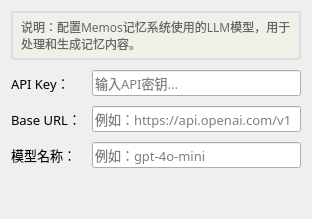
             <widget class="QWidget" name="tab_memos_config">
              <attribute name="title">
               <string>记忆配置</string>
              </attribute>
              <layout class="QVBoxLayout" name="verticalLayout_memos_config">
               <property name="spacing">
                <number>10</number>
               </property>
               <item>
                <widget class="QLabel" name="label_memos_description">
                 <property name="font">
                  <font>
                   <family>微软雅黑</family>
                   <pointsize>9</pointsize>
                  </font>
                 </property>
                 <property name="text">
                  <string>说明：配置Memos记忆系统使用的LLM模型，用于处理和生成记忆内容。</string>
                 </property>
                 <property name="wordWrap">
                  <bool>true</bool>
                 </property>
                 <property name="styleSheet">
                  <string notr="true">color: #666666; padding: 5px; background-color: #F0F0E8; border: 2px solid #DDDDDD; border-radius: 3px;</string>
                 </property>
                </widget>
               </item>
               <item>
                <layout class="QGridLayout" name="gridLayout_memos_config">
                 <item row="0" column="0">
                  <widget class="QLabel" name="label_memos_api_key">
                   <property name="font">
                    <font>
                     <family>微软雅黑</family>
                     <pointsize>10</pointsize>
                    </font>
                   </property>
                   <property name="text">
                    <string>API Key：</string>
                   </property>
                  </widget>
                 </item>
                 <item row="0" column="1">
                  <widget class="QLineEdit" name="lineEdit_memos_api_key">
                   <property name="font">
                    <font>
                     <family>微软雅黑</family>
                     <pointsize>10</pointsize>
                    </font>
                   </property>
                   <property name="echoMode">
                    <enum>QLineEdit::Password</enum>
                   </property>
                   <property name="placeholderText">
                    <string>输入API密钥...</string>
                   </property>
                  </widget>
                 </item>
                 <item row="1" column="0">
                  <widget class="QLabel" name="label_memos_base_url">
                   <property name="font">
                    <font>
                     <family>微软雅黑</family>
                     <pointsize>10</pointsize>
                    </font>
                   </property>
                   <property name="text">
                    <string>Base URL：</string>
                   </property>
                  </widget>
                 </item>
                 <item row="1" column="1">
                  <widget class="QLineEdit" name="lineEdit_memos_base_url">
                   <property name="font">
                    <font>
                     <family>微软雅黑</family>
                     <pointsize>10</pointsize>
                    </font>
                   </property>
                   <property name="placeholderText">
                    <string>例如：https://api.openai.com/v1</string>
                   </property>
                  </widget>
                 </item>
                 <item row="2" column="0">
                  <widget class="QLabel" name="label_memos_model">
                   <property name="font">
                    <font>
                     <family>微软雅黑</family>
                     <pointsize>10</pointsize>
                    </font>
                   </property>
                   <property name="text">
                    <string>模型名称：</string>
                   </property>
                  </widget>
                 </item>
                 <item row="2" column="1">
                  <widget class="QLineEdit" name="lineEdit_memos_model">
                   <property name="font">
                    <font>
                     <family>微软雅黑</family>
                     <pointsize>10</pointsize>
                    </font>
                   </property>
                   <property name="placeholderText">
                    <string>例如：gpt-4o-mini</string>
                   </property>
                  </widget>
                 </item>
                </layout>
               </item>
               <item>
                <spacer name="verticalSpacer_memos">
                 <property name="orientation">
                  <enum>Qt::Vertical</enum>
                 </property>
                 <property name="sizeHint" stdset="0">
                  <size>
                   <width>20</width>
                   <height>40</height>
                  </size>
                 </property>
                </spacer>
               </item>
              </layout>
             </widget>
